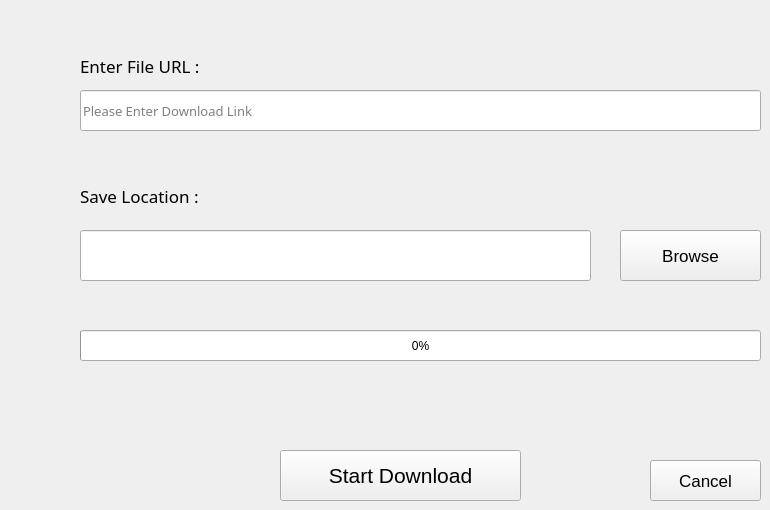
    <widget class="QWidget" name="tab">
     <attribute name="title">
      <string>Download Files</string>
     </attribute>
     <widget class="QPushButton" name="browse">
      <property name="geometry">
       <rect>
        <x>620</x>
        <y>230</y>
        <width>141</width>
        <height>51</height>
       </rect>
      </property>
      <property name="font">
       <font>
        <pointsize>13</pointsize>
       </font>
      </property>
      <property name="text">
       <string>Browse</string>
      </property>
     </widget>
     <widget class="QLineEdit" name="location">
      <property name="geometry">
       <rect>
        <x>80</x>
        <y>230</y>
        <width>511</width>
        <height>51</height>
       </rect>
      </property>
      <property name="font">
       <font>
        <pointsize>9</pointsize>
       </font>
      </property>
      <property name="statusTip">
       <string/>
      </property>
      <property name="autoFillBackground">
       <bool>false</bool>
      </property>
      <property name="inputMask">
       <string/>
      </property>
      <property name="text">
       <string/>
      </property>
      <property name="dragEnabled">
       <bool>false</bool>
      </property>
      <property name="placeholderText">
       <string/>
      </property>
      <property name="cursorMoveStyle">
       <enum>Qt::LogicalMoveStyle</enum>
      </property>
      <property name="clearButtonEnabled">
       <bool>false</bool>
      </property>
     </widget>
     <widget class="QLineEdit" name="url">
      <property name="geometry">
       <rect>
        <x>80</x>
        <y>90</y>
        <width>681</width>
        <height>41</height>
       </rect>
      </property>
      <property name="font">
       <font>
        <family>Arial Nova Light</family>
        <pointsize>10</pointsize>
        <weight>50</weight>
        <bold>false</bold>
        <strikeout>false</strikeout>
        <kerning>true</kerning>
       </font>
      </property>
      <property name="mouseTracking">
       <bool>true</bool>
      </property>
      <property name="acceptDrops">
       <bool>true</bool>
      </property>
      <property name="autoFillBackground">
       <bool>false</bool>
      </property>
      <property name="frame">
       <bool>true</bool>
      </property>
      <property name="placeholderText">
       <string>Please Enter Download Link</string>
      </property>
      <property name="cursorMoveStyle">
       <enum>Qt::VisualMoveStyle</enum>
      </property>
     </widget>
     <widget class="QProgressBar" name="progressBar">
      <property name="geometry">
       <rect>
        <x>80</x>
        <y>330</y>
        <width>681</width>
        <height>31</height>
       </rect>
      </property>
      <property name="value">
       <number>0</number>
      </property>
     </widget>
     <widget class="QPushButton" name="download">
      <property name="geometry">
       <rect>
        <x>280</x>
        <y>450</y>
        <width>241</width>
        <height>51</height>
       </rect>
      </property>
      <property name="font">
       <font>
        <pointsize>16</pointsize>
       </font>
      </property>
      <property name="text">
       <string>Start Download</string>
      </property>
     </widget>
     <widget class="QPushButton" name="cancel">
      <property name="geometry">
       <rect>
        <x>650</x>
        <y>460</y>
        <width>111</width>
        <height>41</height>
       </rect>
      </property>
      <property name="font">
       <font>
        <pointsize>13</pointsize>
       </font>
      </property>
      <property name="text">
       <string>Cancel</string>
      </property>
     </widget>
     <widget class="QLabel" name="label_15">
      <property name="geometry">
       <rect>
        <x>80</x>
        <y>180</y>
        <width>161</width>
        <height>31</height>
       </rect>
      </property>
      <property name="font">
       <font>
        <family>Mongolian Baiti</family>
        <pointsize>13</pointsize>
        <weight>50</weight>
        <bold>false</bold>
       </font>
      </property>
      <property name="text">
       <string>Save Location : </string>
      </property>
     </widget>
     <widget class="QLabel" name="label_8">
      <property name="geometry">
       <rect>
        <x>80</x>
        <y>50</y>
        <width>181</width>
        <height>31</height>
       </rect>
      </property>
      <property name="font">
       <font>
        <family>Mongolian Baiti</family>
        <pointsize>13</pointsize>
        <weight>50</weight>
        <bold>false</bold>
       </font>
      </property>
      <property name="text">
       <string>Enter File URL :</string>
      </property>
     </widget>
    </widget>
